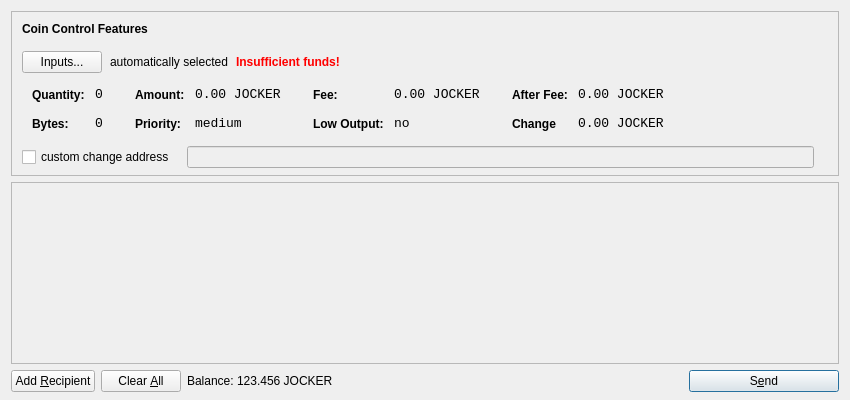
<?xml version="1.0" encoding="UTF-8"?>
<ui version="4.0">
 <class>SendCoinsDialog</class>
 <widget class="QDialog" name="SendCoinsDialog">
  <property name="geometry">
   <rect>
    <x>0</x>
    <y>0</y>
    <width>850</width>
    <height>400</height>
   </rect>
  </property>
  <property name="windowTitle">
   <string>Send Coins</string>
  </property>
  <layout class="QVBoxLayout" name="verticalLayout" stretch="0,1,0">
   <property name="bottomMargin">
    <number>8</number>
   </property>
   <item>
    <widget class="QFrame" name="frameCoinControl">
     <property name="sizePolicy">
      <sizepolicy hsizetype="Expanding" vsizetype="Expanding">
       <horstretch>0</horstretch>
       <verstretch>0</verstretch>
      </sizepolicy>
     </property>
     <property name="maximumSize">
      <size>
       <width>16777215</width>
       <height>16777215</height>
      </size>
     </property>
     <property name="frameShape">
      <enum>QFrame::StyledPanel</enum>
     </property>
     <property name="frameShadow">
      <enum>QFrame::Sunken</enum>
     </property>
     <layout class="QVBoxLayout" name="verticalLayoutCoinControl2">
      <property name="spacing">
       <number>-1</number>
      </property>
      <property name="leftMargin">
       <number>0</number>
      </property>
      <property name="topMargin">
       <number>0</number>
      </property>
      <property name="rightMargin">
       <number>0</number>
      </property>
      <property name="bottomMargin">
       <number>6</number>
      </property>
      <item>
       <layout class="QVBoxLayout" name="verticalLayoutCoinControl" stretch="0,0,0,0,1">
        <property name="spacing">
         <number>0</number>
        </property>
        <property name="leftMargin">
         <number>10</number>
        </property>
        <property name="topMargin">
         <number>10</number>
        </property>
        <item>
         <layout class="QHBoxLayout" name="horizontalLayoutCoinControl1">
          <property name="bottomMargin">
           <number>15</number>
          </property>
          <item>
           <widget class="QLabel" name="labelCoinControlFeatures">
            <property name="sizePolicy">
             <sizepolicy hsizetype="Preferred" vsizetype="Maximum">
              <horstretch>0</horstretch>
              <verstretch>0</verstretch>
             </sizepolicy>
            </property>
            <property name="font">
             <font>
              <weight>75</weight>
              <bold>true</bold>
             </font>
            </property>
            <property name="styleSheet">
             <string notr="true">font-weight:bold;</string>
            </property>
            <property name="text">
             <string>Coin Control Features</string>
            </property>
           </widget>
          </item>
         </layout>
        </item>
        <item>
         <layout class="QHBoxLayout" name="horizontalLayoutCoinControl2" stretch="0,0,0,0">
          <property name="spacing">
           <number>8</number>
          </property>
          <property name="bottomMargin">
           <number>10</number>
          </property>
          <item>
           <widget class="QPushButton" name="pushButtonCoinControl">
            <property name="styleSheet">
             <string notr="true"/>
            </property>
            <property name="text">
             <string>Inputs...</string>
            </property>
           </widget>
          </item>
          <item>
           <widget class="QLabel" name="labelCoinControlAutomaticallySelected">
            <property name="text">
             <string>automatically selected</string>
            </property>
            <property name="margin">
             <number>5</number>
            </property>
           </widget>
          </item>
          <item>
           <widget class="QLabel" name="labelCoinControlInsuffFunds">
            <property name="font">
             <font>
              <weight>75</weight>
              <bold>true</bold>
             </font>
            </property>
            <property name="styleSheet">
             <string notr="true">color:red;font-weight:bold;</string>
            </property>
            <property name="text">
             <string>Insufficient funds!</string>
            </property>
            <property name="margin">
             <number>5</number>
            </property>
           </widget>
          </item>
          <item>
           <spacer name="horizontalSpacerCoinControl">
            <property name="orientation">
             <enum>Qt::Horizontal</enum>
            </property>
            <property name="sizeHint" stdset="0">
             <size>
              <width>40</width>
              <height>1</height>
             </size>
            </property>
           </spacer>
          </item>
         </layout>
        </item>
        <item>
         <widget class="QWidget" name="widgetCoinControl" native="true">
          <property name="sizePolicy">
           <sizepolicy hsizetype="Preferred" vsizetype="Preferred">
            <horstretch>0</horstretch>
            <verstretch>0</verstretch>
           </sizepolicy>
          </property>
          <property name="minimumSize">
           <size>
            <width>0</width>
            <height>0</height>
           </size>
          </property>
          <property name="styleSheet">
           <string notr="true"/>
          </property>
          <layout class="QHBoxLayout" name="horizontalLayoutCoinControl5">
           <property name="margin">
            <number>0</number>
           </property>
           <item>
            <layout class="QHBoxLayout" name="horizontalLayoutCoinControl3" stretch="0,0,0,1">
             <property name="spacing">
              <number>20</number>
             </property>
             <property name="topMargin">
              <number>0</number>
             </property>
             <property name="bottomMargin">
              <number>10</number>
             </property>
             <item>
              <layout class="QFormLayout" name="formLayoutCoinControl1">
               <property name="horizontalSpacing">
                <number>10</number>
               </property>
               <property name="verticalSpacing">
                <number>14</number>
               </property>
               <property name="leftMargin">
                <number>10</number>
               </property>
               <property name="topMargin">
                <number>4</number>
               </property>
               <property name="rightMargin">
                <number>6</number>
               </property>
               <item row="0" column="0">
                <widget class="QLabel" name="labelCoinControlQuantityText">
                 <property name="styleSheet">
                  <string notr="true">font-weight:bold;</string>
                 </property>
                 <property name="text">
                  <string>Quantity:</string>
                 </property>
                 <property name="margin">
                  <number>0</number>
                 </property>
                </widget>
               </item>
               <item row="0" column="1">
                <widget class="QLabel" name="labelCoinControlQuantity">
                 <property name="font">
                  <font>
                   <family>Monospace</family>
                   <pointsize>10</pointsize>
                  </font>
                 </property>
                 <property name="cursor">
                  <cursorShape>IBeamCursor</cursorShape>
                 </property>
                 <property name="contextMenuPolicy">
                  <enum>Qt::ActionsContextMenu</enum>
                 </property>
                 <property name="text">
                  <string>0</string>
                 </property>
                 <property name="margin">
                  <number>0</number>
                 </property>
                 <property name="textInteractionFlags">
                  <set>Qt::LinksAccessibleByMouse|Qt::TextSelectableByKeyboard|Qt::TextSelectableByMouse</set>
                 </property>
                </widget>
               </item>
               <item row="1" column="0">
                <widget class="QLabel" name="labelCoinControlBytesText">
                 <property name="styleSheet">
                  <string notr="true">font-weight:bold;</string>
                 </property>
                 <property name="text">
                  <string>Bytes:</string>
                 </property>
                </widget>
               </item>
               <item row="1" column="1">
                <widget class="QLabel" name="labelCoinControlBytes">
                 <property name="font">
                  <font>
                   <family>Monospace</family>
                   <pointsize>10</pointsize>
                  </font>
                 </property>
                 <property name="cursor">
                  <cursorShape>IBeamCursor</cursorShape>
                 </property>
                 <property name="contextMenuPolicy">
                  <enum>Qt::ActionsContextMenu</enum>
                 </property>
                 <property name="text">
                  <string>0</string>
                 </property>
                 <property name="textInteractionFlags">
                  <set>Qt::LinksAccessibleByMouse|Qt::TextSelectableByKeyboard|Qt::TextSelectableByMouse</set>
                 </property>
                </widget>
               </item>
              </layout>
             </item>
             <item>
              <layout class="QFormLayout" name="formLayoutCoinControl2">
               <property name="horizontalSpacing">
                <number>10</number>
               </property>
               <property name="verticalSpacing">
                <number>14</number>
               </property>
               <property name="leftMargin">
                <number>6</number>
               </property>
               <property name="topMargin">
                <number>4</number>
               </property>
               <property name="rightMargin">
                <number>6</number>
               </property>
               <item row="0" column="0">
                <widget class="QLabel" name="labelCoinControlAmountText">
                 <property name="styleSheet">
                  <string notr="true">font-weight:bold;</string>
                 </property>
                 <property name="text">
                  <string>Amount:</string>
                 </property>
                 <property name="margin">
                  <number>0</number>
                 </property>
                </widget>
               </item>
               <item row="0" column="1">
                <widget class="QLabel" name="labelCoinControlAmount">
                 <property name="font">
                  <font>
                   <family>Monospace</family>
                   <pointsize>10</pointsize>
                  </font>
                 </property>
                 <property name="cursor">
                  <cursorShape>IBeamCursor</cursorShape>
                 </property>
                 <property name="contextMenuPolicy">
                  <enum>Qt::ActionsContextMenu</enum>
                 </property>
                 <property name="text">
                  <string>0.00 JOCKER</string>
                 </property>
                 <property name="textInteractionFlags">
                  <set>Qt::LinksAccessibleByMouse|Qt::TextSelectableByKeyboard|Qt::TextSelectableByMouse</set>
                 </property>
                </widget>
               </item>
               <item row="1" column="0">
                <widget class="QLabel" name="labelCoinControlPriorityText">
                 <property name="styleSheet">
                  <string notr="true">font-weight:bold;</string>
                 </property>
                 <property name="text">
                  <string>Priority:</string>
                 </property>
                </widget>
               </item>
               <item row="1" column="1">
                <widget class="QLabel" name="labelCoinControlPriority">
                 <property name="font">
                  <font>
                   <family>Monospace</family>
                   <pointsize>10</pointsize>
                  </font>
                 </property>
                 <property name="cursor">
                  <cursorShape>IBeamCursor</cursorShape>
                 </property>
                 <property name="contextMenuPolicy">
                  <enum>Qt::ActionsContextMenu</enum>
                 </property>
                 <property name="text">
                  <string>medium</string>
                 </property>
                 <property name="textInteractionFlags">
                  <set>Qt::LinksAccessibleByMouse|Qt::TextSelectableByKeyboard|Qt::TextSelectableByMouse</set>
                 </property>
                </widget>
               </item>
              </layout>
             </item>
             <item>
              <layout class="QFormLayout" name="formLayoutCoinControl3">
               <property name="horizontalSpacing">
                <number>10</number>
               </property>
               <property name="verticalSpacing">
                <number>14</number>
               </property>
               <property name="leftMargin">
                <number>6</number>
               </property>
               <property name="topMargin">
                <number>4</number>
               </property>
               <property name="rightMargin">
                <number>6</number>
               </property>
               <item row="0" column="0">
                <widget class="QLabel" name="labelCoinControlFeeText">
                 <property name="styleSheet">
                  <string notr="true">font-weight:bold;</string>
                 </property>
                 <property name="text">
                  <string>Fee:</string>
                 </property>
                 <property name="margin">
                  <number>0</number>
                 </property>
                </widget>
               </item>
               <item row="0" column="1">
                <widget class="QLabel" name="labelCoinControlFee">
                 <property name="font">
                  <font>
                   <family>Monospace</family>
                   <pointsize>10</pointsize>
                  </font>
                 </property>
                 <property name="cursor">
                  <cursorShape>IBeamCursor</cursorShape>
                 </property>
                 <property name="contextMenuPolicy">
                  <enum>Qt::ActionsContextMenu</enum>
                 </property>
                 <property name="text">
                  <string>0.00 JOCKER</string>
                 </property>
                 <property name="textInteractionFlags">
                  <set>Qt::LinksAccessibleByMouse|Qt::TextSelectableByKeyboard|Qt::TextSelectableByMouse</set>
                 </property>
                </widget>
               </item>
               <item row="1" column="0">
                <widget class="QLabel" name="labelCoinControlLowOutputText">
                 <property name="styleSheet">
                  <string notr="true">font-weight:bold;</string>
                 </property>
                 <property name="text">
                  <string>Low Output:</string>
                 </property>
                </widget>
               </item>
               <item row="1" column="1">
                <widget class="QLabel" name="labelCoinControlLowOutput">
                 <property name="font">
                  <font>
                   <family>Monospace</family>
                   <pointsize>10</pointsize>
                  </font>
                 </property>
                 <property name="cursor">
                  <cursorShape>IBeamCursor</cursorShape>
                 </property>
                 <property name="contextMenuPolicy">
                  <enum>Qt::ActionsContextMenu</enum>
                 </property>
                 <property name="text">
                  <string>no</string>
                 </property>
                 <property name="textInteractionFlags">
                  <set>Qt::LinksAccessibleByMouse|Qt::TextSelectableByKeyboard|Qt::TextSelectableByMouse</set>
                 </property>
                </widget>
               </item>
              </layout>
             </item>
             <item>
              <layout class="QFormLayout" name="formLayoutCoinControl4">
               <property name="horizontalSpacing">
                <number>10</number>
               </property>
               <property name="verticalSpacing">
                <number>14</number>
               </property>
               <property name="leftMargin">
                <number>6</number>
               </property>
               <property name="topMargin">
                <number>4</number>
               </property>
               <property name="rightMargin">
                <number>6</number>
               </property>
               <item row="0" column="0">
                <widget class="QLabel" name="labelCoinControlAfterFeeText">
                 <property name="styleSheet">
                  <string notr="true">font-weight:bold;</string>
                 </property>
                 <property name="text">
                  <string>After Fee:</string>
                 </property>
                 <property name="margin">
                  <number>0</number>
                 </property>
                </widget>
               </item>
               <item row="0" column="1">
                <widget class="QLabel" name="labelCoinControlAfterFee">
                 <property name="font">
                  <font>
                   <family>Monospace</family>
                   <pointsize>10</pointsize>
                  </font>
                 </property>
                 <property name="cursor">
                  <cursorShape>IBeamCursor</cursorShape>
                 </property>
                 <property name="contextMenuPolicy">
                  <enum>Qt::ActionsContextMenu</enum>
                 </property>
                 <property name="text">
                  <string>0.00 JOCKER</string>
                 </property>
                 <property name="textInteractionFlags">
                  <set>Qt::LinksAccessibleByMouse|Qt::TextSelectableByKeyboard|Qt::TextSelectableByMouse</set>
                 </property>
                </widget>
               </item>
               <item row="1" column="0">
                <widget class="QLabel" name="labelCoinControlChangeText">
                 <property name="styleSheet">
                  <string notr="true">font-weight:bold;</string>
                 </property>
                 <property name="text">
                  <string>Change</string>
                 </property>
                </widget>
               </item>
               <item row="1" column="1">
                <widget class="QLabel" name="labelCoinControlChange">
                 <property name="font">
                  <font>
                   <family>Monospace</family>
                   <pointsize>10</pointsize>
                  </font>
                 </property>
                 <property name="cursor">
                  <cursorShape>IBeamCursor</cursorShape>
                 </property>
                 <property name="contextMenuPolicy">
                  <enum>Qt::ActionsContextMenu</enum>
                 </property>
                 <property name="text">
                  <string>0.00 JOCKER</string>
                 </property>
                 <property name="textInteractionFlags">
                  <set>Qt::LinksAccessibleByMouse|Qt::TextSelectableByKeyboard|Qt::TextSelectableByMouse</set>
                 </property>
                </widget>
               </item>
              </layout>
             </item>
            </layout>
           </item>
          </layout>
         </widget>
        </item>
        <item>
         <layout class="QHBoxLayout" name="horizontalLayoutCoinControl4" stretch="0,0,0">
          <property name="spacing">
           <number>12</number>
          </property>
          <property name="sizeConstraint">
           <enum>QLayout::SetDefaultConstraint</enum>
          </property>
          <property name="topMargin">
           <number>5</number>
          </property>
          <property name="rightMargin">
           <number>5</number>
          </property>
          <item>
           <widget class="QCheckBox" name="checkBoxCoinControlChange">
            <property name="text">
             <string>custom change address</string>
            </property>
           </widget>
          </item>
          <item>
           <widget class="QLineEdit" name="lineEditCoinControlChange">
            <property name="enabled">
             <bool>false</bool>
            </property>
            <property name="sizePolicy">
             <sizepolicy hsizetype="Expanding" vsizetype="Fixed">
              <horstretch>0</horstretch>
              <verstretch>0</verstretch>
             </sizepolicy>
            </property>
           </widget>
          </item>
          <item>
           <widget class="QLabel" name="labelCoinControlChangeLabel">
            <property name="sizePolicy">
             <sizepolicy hsizetype="Preferred" vsizetype="Expanding">
              <horstretch>0</horstretch>
              <verstretch>0</verstretch>
             </sizepolicy>
            </property>
            <property name="minimumSize">
             <size>
              <width>0</width>
              <height>0</height>
             </size>
            </property>
            <property name="text">
             <string/>
            </property>
            <property name="margin">
             <number>3</number>
            </property>
           </widget>
          </item>
         </layout>
        </item>
        <item>
         <spacer name="verticalSpacerCoinControl">
          <property name="orientation">
           <enum>Qt::Vertical</enum>
          </property>
          <property name="sizeHint" stdset="0">
           <size>
            <width>800</width>
            <height>1</height>
           </size>
          </property>
         </spacer>
        </item>
       </layout>
      </item>
     </layout>
    </widget>
   </item>
   <item>
    <widget class="QScrollArea" name="scrollArea">
     <property name="widgetResizable">
      <bool>true</bool>
     </property>
     <widget class="QWidget" name="scrollAreaWidgetContents">
      <property name="geometry">
       <rect>
        <x>0</x>
        <y>0</y>
        <width>830</width>
        <height>165</height>
       </rect>
      </property>
      <layout class="QVBoxLayout" name="verticalLayout_2">
       <property name="margin">
        <number>0</number>
       </property>
       <item>
        <layout class="QVBoxLayout" name="entries">
         <property name="spacing">
          <number>6</number>
         </property>
        </layout>
       </item>
       <item>
        <spacer name="verticalSpacer">
         <property name="orientation">
          <enum>Qt::Vertical</enum>
         </property>
         <property name="sizeHint" stdset="0">
          <size>
           <width>20</width>
           <height>40</height>
          </size>
         </property>
        </spacer>
       </item>
      </layout>
     </widget>
    </widget>
   </item>
   <item>
    <layout class="QHBoxLayout" name="horizontalLayout">
     <item>
      <widget class="QPushButton" name="addButton">
       <property name="toolTip">
        <string>Send to multiple recipients at once</string>
       </property>
       <property name="text">
        <string>Add &amp;Recipient</string>
       </property>
       <property name="icon">
        <iconset resource="../bitcoin.qrc">
         <normaloff>:/icons/add</normaloff>:/icons/add</iconset>
       </property>
       <property name="autoDefault">
        <bool>false</bool>
       </property>
      </widget>
     </item>
     <item>
      <widget class="QPushButton" name="clearButton">
       <property name="sizePolicy">
        <sizepolicy hsizetype="Minimum" vsizetype="Fixed">
         <horstretch>0</horstretch>
         <verstretch>0</verstretch>
        </sizepolicy>
       </property>
       <property name="toolTip">
        <string>Remove all transaction fields</string>
       </property>
       <property name="text">
        <string>Clear &amp;All</string>
       </property>
       <property name="icon">
        <iconset resource="../bitcoin.qrc">
         <normaloff>:/icons/remove</normaloff>:/icons/remove</iconset>
       </property>
       <property name="autoRepeatDelay">
        <number>300</number>
       </property>
       <property name="autoDefault">
        <bool>false</bool>
       </property>
      </widget>
     </item>
     <item>
      <layout class="QHBoxLayout" name="horizontalLayout_2">
       <property name="spacing">
        <number>3</number>
       </property>
       <item>
        <widget class="QLabel" name="label">
         <property name="sizePolicy">
          <sizepolicy hsizetype="Preferred" vsizetype="Fixed">
           <horstretch>0</horstretch>
           <verstretch>0</verstretch>
          </sizepolicy>
         </property>
         <property name="text">
          <string>Balance:</string>
         </property>
        </widget>
       </item>
       <item>
        <widget class="QLabel" name="labelBalance">
         <property name="sizePolicy">
          <sizepolicy hsizetype="Preferred" vsizetype="Fixed">
           <horstretch>0</horstretch>
           <verstretch>0</verstretch>
          </sizepolicy>
         </property>
         <property name="cursor">
          <cursorShape>IBeamCursor</cursorShape>
         </property>
         <property name="text">
          <string>123.456 JOCKER</string>
         </property>
         <property name="textInteractionFlags">
          <set>Qt::LinksAccessibleByMouse|Qt::TextSelectableByKeyboard|Qt::TextSelectableByMouse</set>
         </property>
        </widget>
       </item>
      </layout>
     </item>
     <item>
      <spacer name="horizontalSpacer">
       <property name="orientation">
        <enum>Qt::Horizontal</enum>
       </property>
       <property name="sizeHint" stdset="0">
        <size>
         <width>40</width>
         <height>20</height>
        </size>
       </property>
      </spacer>
     </item>
     <item>
      <widget class="QPushButton" name="sendButton">
       <property name="minimumSize">
        <size>
         <width>150</width>
         <height>0</height>
        </size>
       </property>
       <property name="toolTip">
        <string>Confirm the send action</string>
       </property>
       <property name="text">
        <string>S&amp;end</string>
       </property>
       <property name="icon">
        <iconset resource="../bitcoin.qrc">
         <normaloff>:/icons/send</normaloff>:/icons/send</iconset>
       </property>
       <property name="default">
        <bool>true</bool>
       </property>
      </widget>
     </item>
    </layout>
   </item>
  </layout>
 </widget>
 <resources>
  <include location="../bitcoin.qrc"/>
 </resources>
 <connections/>
</ui>
